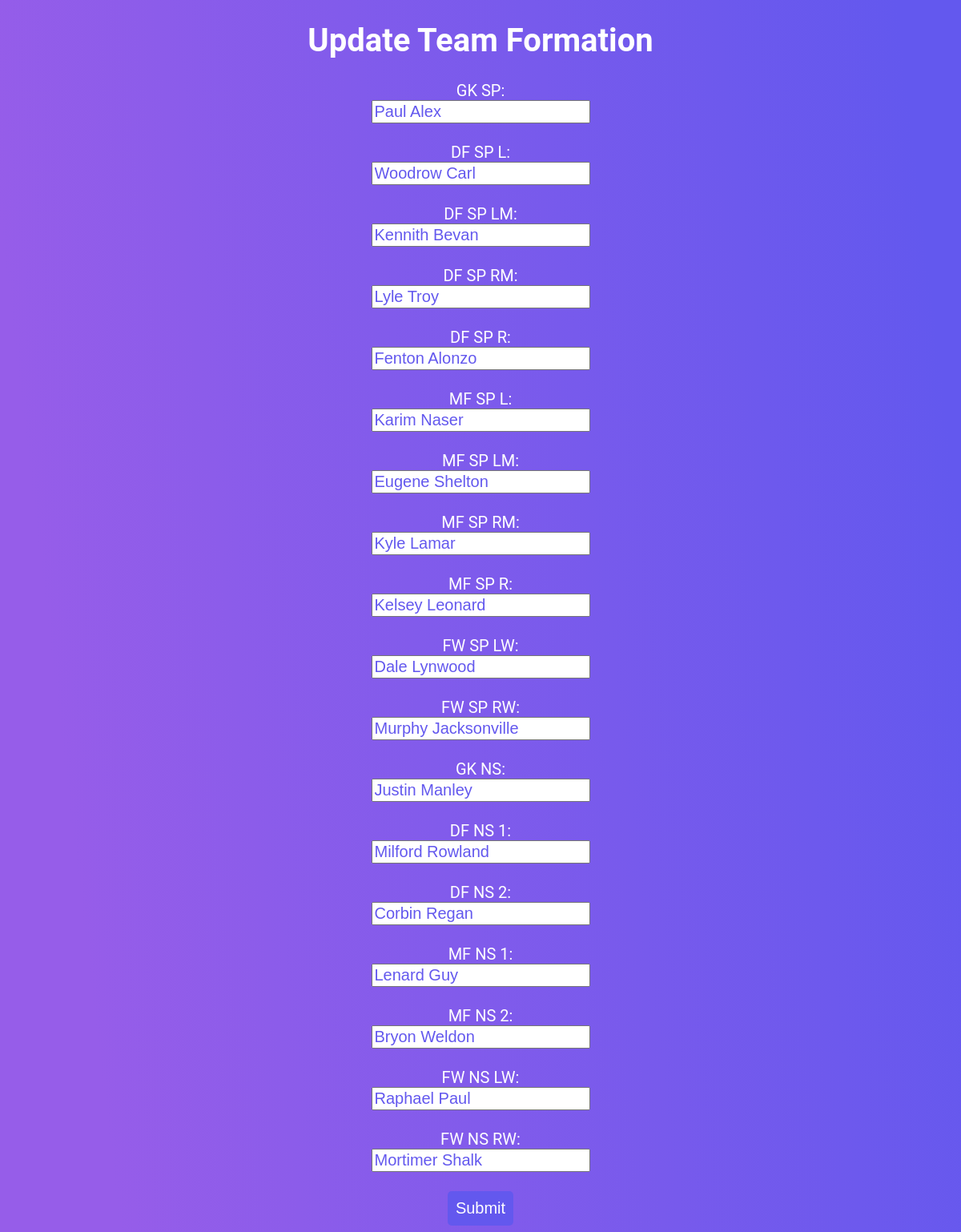
/adminpage/updateteamformation/2, run on the app's committed database.
### eaglesFC/models.py (models this page shows)
class TeamFormationModel(models.Model):
  GK_SP = models.CharField(max_length=255)        # Goalkeeper
  DF_SP_L = models.CharField(max_length=255)      # Defender
  DF_SP_LM = models.CharField(max_length=255)     # Defender
  DF_SP_RM = models.CharField(max_length=255)     # Defender
  DF_SP_R = models.CharField(max_length=255)      # Defender
  MF_SP_L = models.CharField(max_length=255)      # Midfielder
  MF_SP_LM = models.CharField(max_length=255)     # Midfielder
  MF_SP_RM = models.CharField(max_length=255)     # Midfielder
  MF_SP_R = models.CharField(max_length=255)      # Midfielder
  FW_SP_LW = models.CharField(max_length=255)     # Left Wing
  FW_SP_RW = models.CharField(max_length=255)     # Right Wing
  GK_NS = models.CharField(max_length=255)        # Goalkeeper
  DF_NS_1 = models.CharField(max_length=255)      # Defender
  DF_NS_2 = models.CharField(max_length=255)      # Defender
  MF_NS_1 = models.CharField(max_length=255)      # Midfielder
  MF_NS_2 = models.CharField(max_length=255)      # Midfielder
  FW_NS_LW = models.CharField(max_length=255)     # Left Wing
  FW_NS_RW = models.CharField(max_length=255)     # Right Wing
  class Meta:
      verbose_name_plural = "Team Formation"

### eaglesFC/views.py (the view)
# urls.py: path('adminpage/updateteamformation/<int:id>', views.updateteamformation, name='update'),
def updateteamformation(request, id):
  myteamformation = TeamFormationModel.objects.get(id=id)
  template = loader.get_template('adminupdateteamformation.html')
  context = {
    'myteamformation': myteamformation,
  }
  return HttpResponse(template.render(context, request))

### eaglesFC/templates/adminupdateteamformation.html (shortened to what this page needs)
{% load static %}
<!DOCTYPE html>
<html lang="en">
  <head>
  </head>
  <body>
    <h1>Update Team Formation</h1>
    <form
      action="updaterecordteamformation/{{ myteamformation.id }}"
      method="post"
    >
      {% csrf_token %} GK SP:<br />
      <input name="GK_SP" value="{{ myteamformation.GK_SP }}" />
      <br /><br />
      DF SP L:<br />
      <input name="DF_SP_L" value="{{ myteamformation.DF_SP_L }}" />
      <br /><br />
      DF SP LM:<br />
      <input name="DF_SP_LM" value="{{ myteamformation.DF_SP_LM }}" />
      <br /><br />
      DF SP RM:<br />
      <input name="DF_SP_RM" value="{{ myteamformation.DF_SP_RM }}" />
      <br /><br />
      DF SP R:<br />
      <input name="DF_SP_R" value="{{ myteamformation.DF_SP_R }}" />
      <br /><br />
      MF SP L:<br />
      <input name="MF_SP_L" value="{{ myteamformation.MF_SP_L }}" />
      <br /><br />
      MF SP LM:<br />
      <input name="MF_SP_LM" value="{{ myteamformation.MF_SP_LM }}" />
      <br /><br />
      MF SP RM:<br />
      <input name="MF_SP_RM" value="{{ myteamformation.MF_SP_RM }}" />
      <br /><br />
      MF SP R:<br />
      <input name="MF_SP_R" value="{{ myteamformation.MF_SP_R }}" />
      <br /><br />
      FW SP LW:<br />
      <input name="FW_SP_LW" value="{{ myteamformation.FW_SP_LW }}" />
      <br /><br />
      FW SP RW:<br />
      <input name="FW_SP_RW" value="{{ myteamformation.FW_SP_RW }}" />
      <br /><br />
      GK NS:<br />
      <input name="GK_NS" value="{{ myteamformation.GK_NS }}" />
      <br /><br />
      DF NS 1:<br />
      <input name="DF_NS_1" value="{{ myteamformation.DF_NS_1 }}" />
      <br /><br />
      DF NS 2:<br />
      <input name="DF_NS_2" value="{{ myteamformation.DF_NS_2 }}" />
      <br /><br />
      MF NS 1:<br />
      <input name="MF_NS_1" value="{{ myteamformation.MF_NS_1 }}" />
      <br /><br />
      MF NS 2:<br />
      <input name="MF_NS_2" value="{{ myteamformation.MF_NS_2 }}" />
      <br /><br />
      FW NS LW:<br />
      <input name="FW_NS_LW" value="{{ myteamformation.FW_NS_LW }}" />
      <br /><br />
      FW NS RW:<br />
      <input name="FW_NS_RW" value="{{ myteamformation.FW_NS_RW }}" />
      <br /><br />
      <input type="submit" value="Submit" />
    </form>
  </body>
</html>

### data on the page
TeamFormationModel: GK_SP "Paul Alex", DF_SP_L "Woodrow Carl", DF_SP_LM "Kennith Bevan", DF_SP_RM "Lyle Troy", DF_SP_R "Fenton Alonzo", MF_SP_L "Karim Naser", MF_SP_LM "Eugene Shelton", MF_SP_RM "Kyle Lamar", MF_SP_R "Kelsey Leonard", FW_SP_LW "Dale Lynwood", FW_SP_RW "Murphy Jacksonville", GK_NS "Justin Manley", DF_NS_1 "Milford Rowland", DF_NS_2 "Corbin Regan", MF_NS_1 "Lenard Guy", MF_NS_2 "Bryon Weldon", FW_NS_LW "Raphael Paul", FW_NS_RW "Mortimer Shalk"
